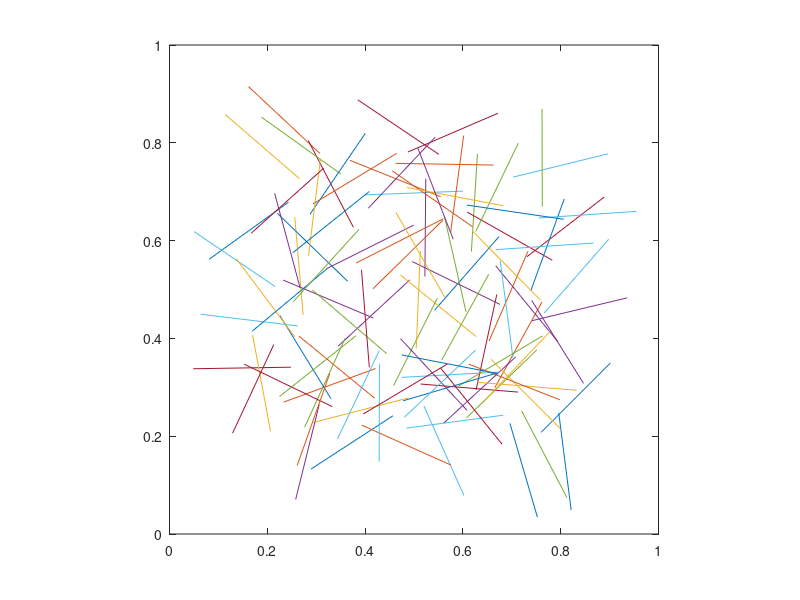

The MATLAB source for this figure: (Note: this script raises an error after producing the figure.)

N = 100;

L = 0.20;

xb = L + rand(1,N)*(1-2*L);
yb = L + rand(1,N)*(1-2*L);
angs = rand(1,N)*360;
xe = xb + L*cosd(angs);
ye = yb + L*sind(angs);

ax = axes;
plot(ax,[xb;xe],[yb;ye])
axis square

hold on
glines = 0:L:1;
for i = 1:length(glines)
   xline(ax, glines(i)); 
end

n = sum(floor(xb/L) ~= floor(xe/L));
piEstimate = 2 * N / n

title("Estimate of \pi is " + piEstimate)
